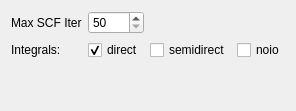
     <widget class="QWidget" name="tab_5">
      <attribute name="title">
       <string>SCF Options</string>
      </attribute>
      <layout class="QGridLayout" name="gridLayout_17">
       <item row="0" column="0">
        <layout class="QGridLayout" name="gridLayout_4">
         <item row="1" column="0">
          <widget class="QLabel" name="label_20">
           <property name="text">
            <string>Integrals:</string>
           </property>
          </widget>
         </item>
         <item row="0" column="1">
          <widget class="QSpinBox" name="spinBox_iter">
           <property name="minimum">
            <number>50</number>
           </property>
           <property name="maximum">
            <number>300</number>
           </property>
          </widget>
         </item>
         <item row="1" column="1">
          <widget class="QCheckBox" name="checkBox_direct">
           <property name="text">
            <string>direct</string>
           </property>
           <property name="checked">
            <bool>true</bool>
           </property>
          </widget>
         </item>
         <item row="1" column="2">
          <widget class="QCheckBox" name="checkBox_semidirect">
           <property name="text">
            <string>semidirect</string>
           </property>
          </widget>
         </item>
         <item row="1" column="3">
          <widget class="QCheckBox" name="checkBox_noio">
           <property name="text">
            <string>noio</string>
           </property>
          </widget>
         </item>
         <item row="0" column="0">
          <widget class="QLabel" name="label_9">
           <property name="text">
            <string>Max SCF Iter</string>
           </property>
          </widget>
         </item>
        </layout>
       </item>
       <item row="1" column="0">
        <spacer name="verticalSpacer_5">
         <property name="orientation">
          <enum>Qt::Vertical</enum>
         </property>
         <property name="sizeHint" stdset="0">
          <size>
           <width>20</width>
           <height>40</height>
          </size>
         </property>
        </spacer>
       </item>
      </layout>
     </widget>
